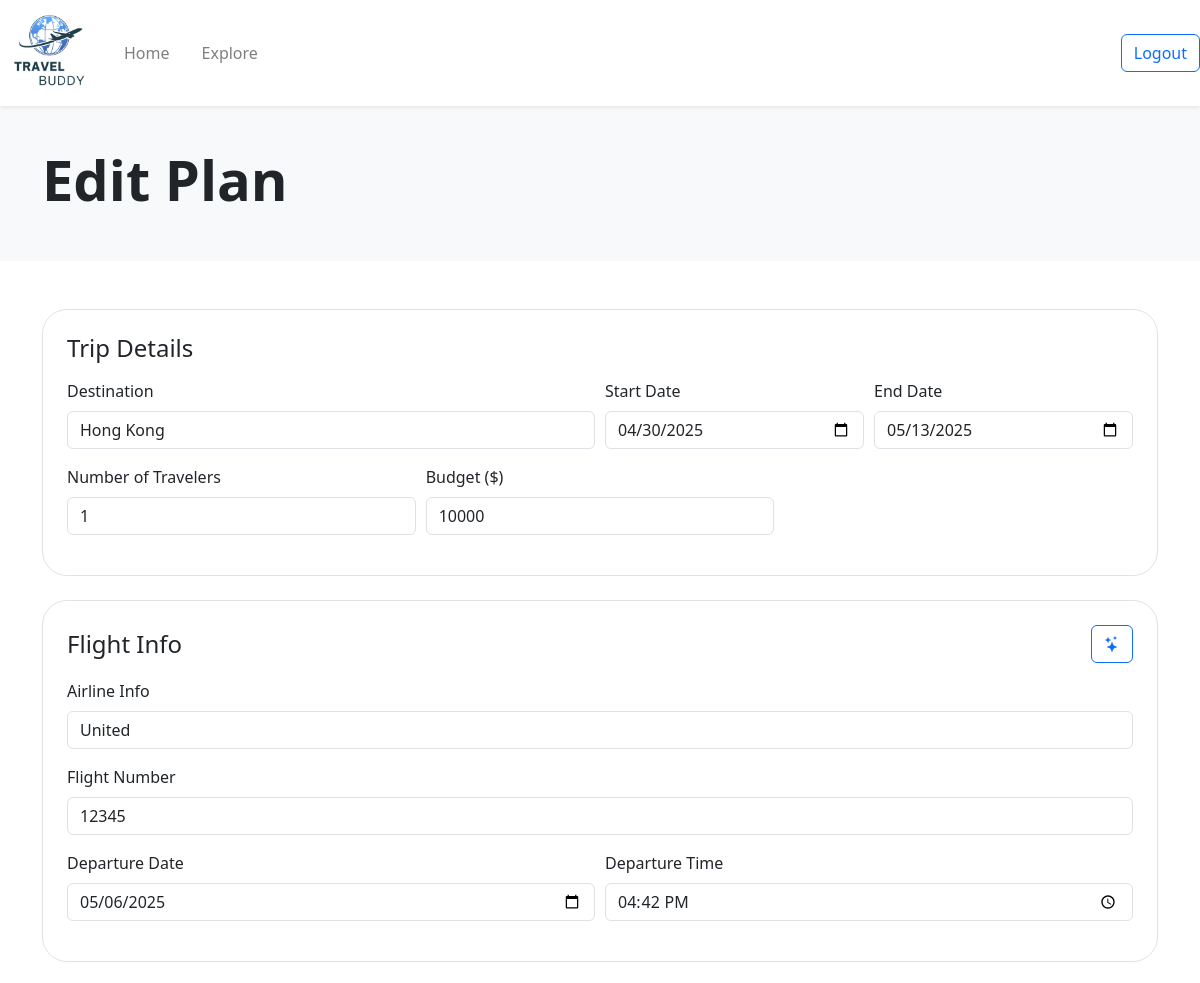
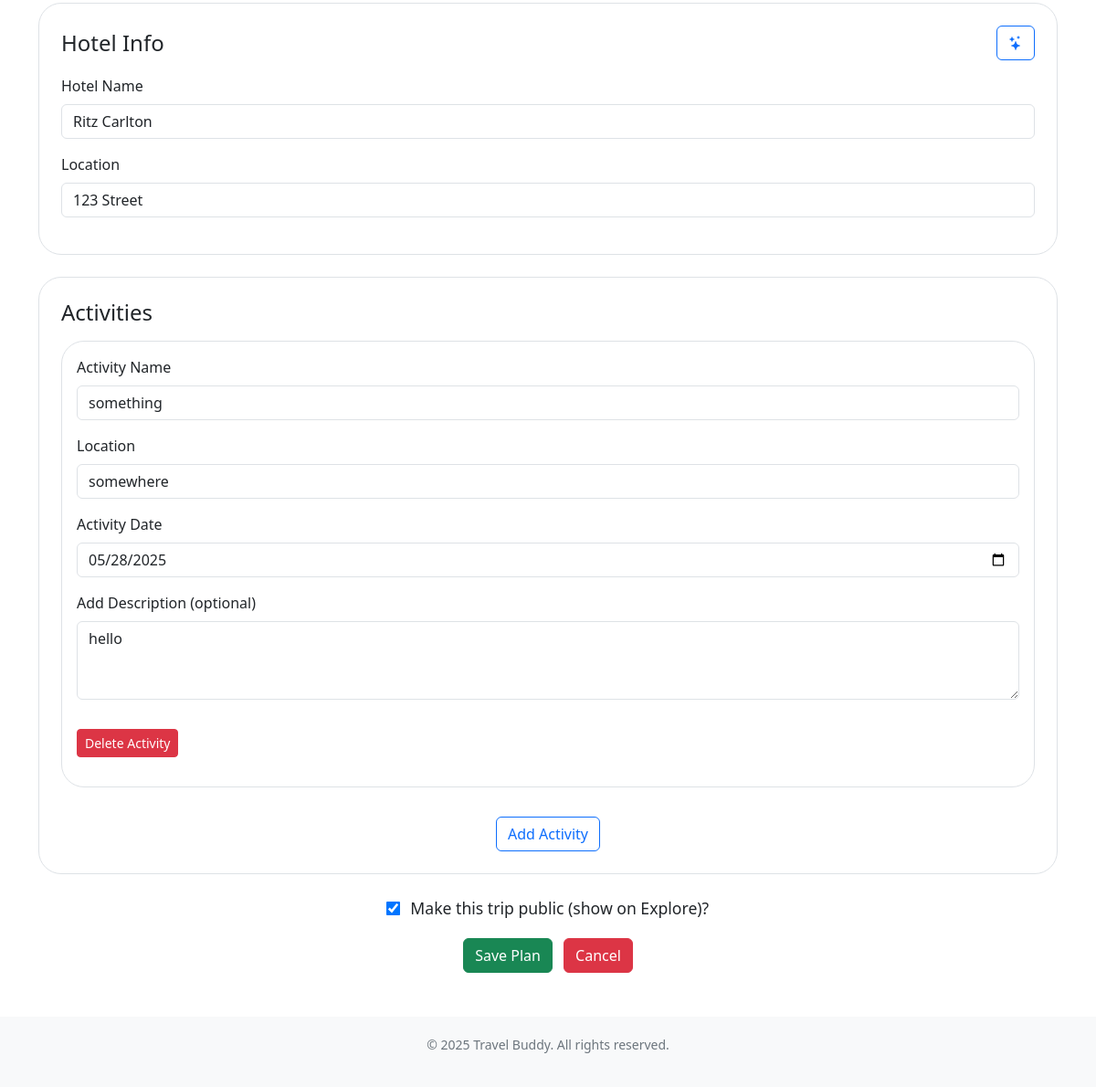
/edit-plan/1 (signed in), run on an earlier commit of the app's database (2 pictures, top to bottom).
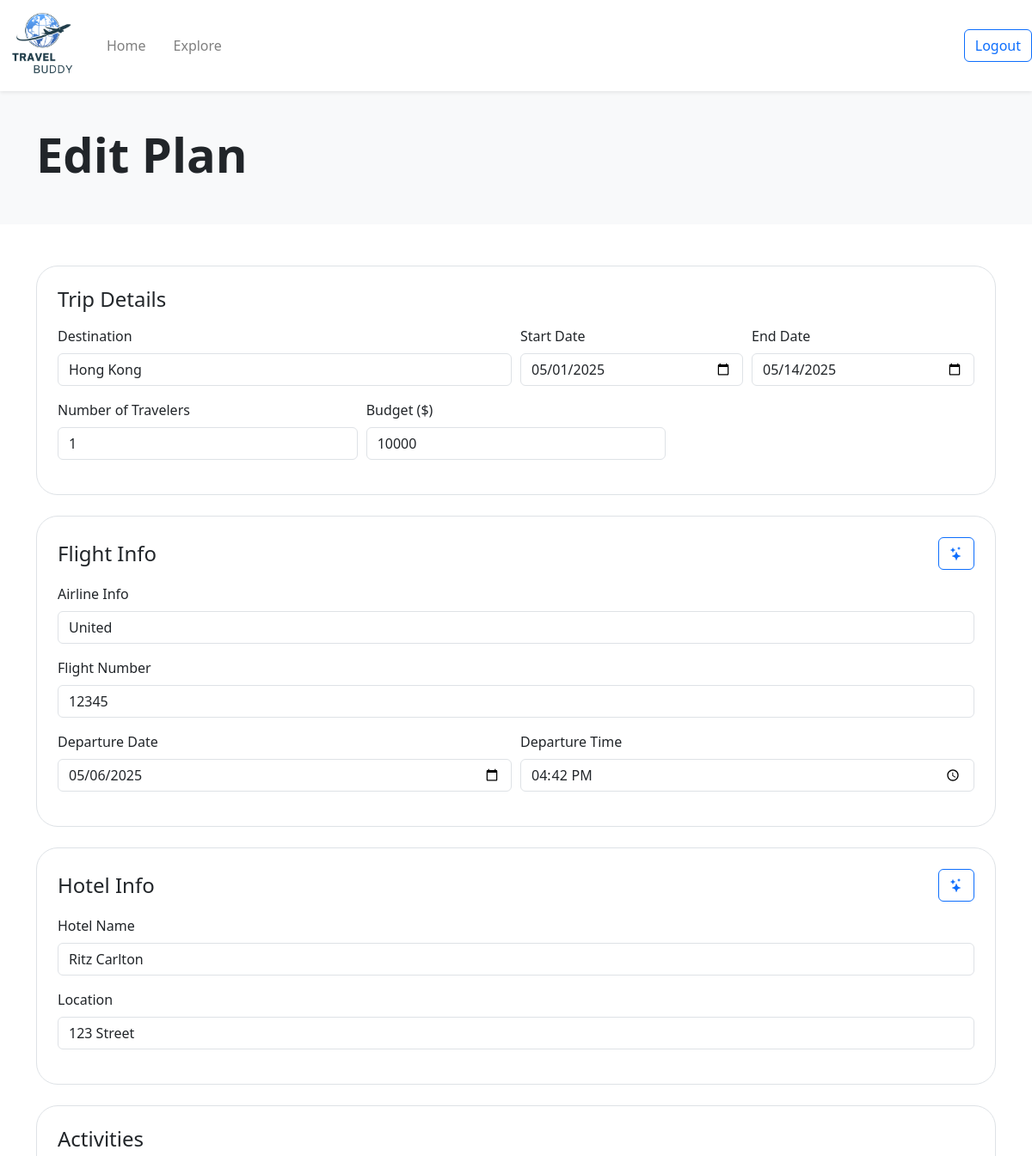
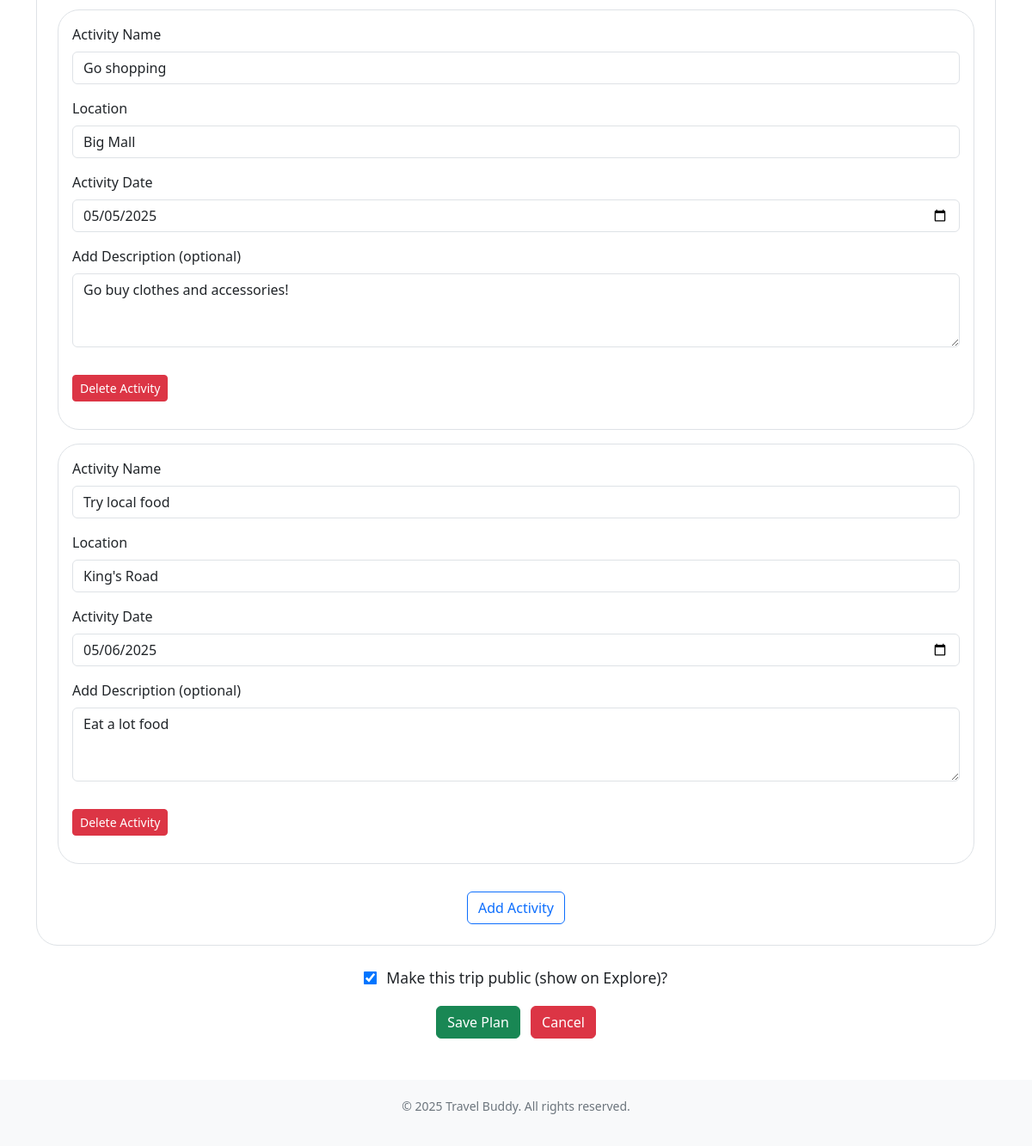
And on a later commit of the database (2 pictures, top to bottom).
### website/models.py (models this page shows)
class Trip(db.Model):
    __tablename__ = 'trip'
    id = db.Column(db.Integer, primary_key=True)
    destination = db.Column(db.String(200), nullable=False)
    start_date = db.Column(db.Date, nullable=False)
    end_date = db.Column(db.Date, nullable=False)
    travelers = db.Column(db.Integer)
    budget = db.Column(db.Integer)
    public = db.Column(db.Boolean, default=False)  # for sharing on explore page (False = private, True = public)
    user_id = db.Column(db.Integer, db.ForeignKey('user.id'))           # each trip belongs to a user
    flights = db.relationship('Flight', backref='trip', cascade="all, delete-orphan")
    hotels = db.relationship('Hotel', backref='trip', cascade="all, delete-orphan")
    activities = db.relationship('Activity', backref='trip', cascade="all, delete-orphan")
    bookings = db.relationship('Booking', backref='trip', cascade="all, delete-orphan")

class Activity(db.Model):
    __tablename__ = 'activity'
    id = db.Column(db.Integer, primary_key=True)
    activity_name = db.Column(db.String(200), nullable=False)
    location = db.Column(db.String(200), nullable=False)
    date = db.Column(db.Date, nullable=False)
    description = db.Column(db.String(500))
    trip_id = db.Column(db.Integer, db.ForeignKey('trip.id', ondelete="CASCADE"))

### website/views.py (the view)
@views.route('/edit-plan/<int:trip_id>', methods=['GET'])
@login_required
def edit_plan(trip_id):
    trip = Trip.query.get_or_404(trip_id)
    flight = Flight.query.filter_by(trip_id=trip_id).first()
    hotel = Hotel.query.filter_by(trip_id=trip_id).first()
    activities = Activity.query.filter_by(trip_id=trip_id).all()
    if trip.user_id != current_user.id:
        abort(403)
    return render_template("edit-plan.html", user=current_user, trip=trip, flight=flight, hotel=hotel, activities=activities)

### website/__init__.py (called while the page is built)
def create_app():
    app = Flask(__name__)
    app.config['SECRET_KEY'] = 'asdfa asdfa'
    app.config['SQLALCHEMY_DATABASE_URI'] = f'sqlite:///{DB_NAME}'
    app.config['DATABASE'] = os.path.join(app.instance_path, DB_NAME)
    db.init_app(app)
    from .views import views
    from .auth import auth
    app.register_blueprint(views, url_prefix='/')
    app.register_blueprint(auth, url_prefix='/')
    from .models import User
    with app.app_context():
        if not path.exists(DB_NAME):
            db.create_all()
            print("Database created successfully")
    login_manager = LoginManager()
    login_manager.login_view = 'auth.login'
    login_manager.init_app(app)
    @login_manager.user_loader
    def load_user(id):
        return User.query.get(int(id))
    return app

### website/templates/edit-plan.html (shortened to what the changed rows need)
<!DOCTYPE html>
<html>
  <head>
    <link rel="stylesheet" href="https://stackpath.bootstrapcdn.com/bootstrap/4.4.1/css/bootstrap.min.css" />
    <link href="https://cdn.jsdelivr.net/npm/bootstrap-icons/font/bootstrap-icons.css" rel="stylesheet" />
    <link rel="stylesheet" href="https://stackpath.bootstrapcdn.com/font-awesome/4.7.0/css/font-awesome.min.css" />
    <link href="https://cdn.jsdelivr.net/npm/bootstrap@5.3.3/dist/css/bootstrap.min.css" rel="stylesheet" />
  </head>
  <body class="min-vh-100 d-flex flex-column">
    <section class="hero">
      <div class="container">
        <h1 class="display-4 font-weight-bold">Edit Plan</h1>
      </div>
    </section>
    <section>
      <form id="form-container" method="POST" action="{{ url_for('views.update_plan') }}" class="container my-5">
        <div class="card mb-4 p-4">
          <div class="form-row">
            <div class="form-group col-md-6">
              <label for="destination">Destination</label>
              <input type="text" class="form-control" name="destination" id="destination" value="{{trip.destination}}" />
            </div>
            <div class="form-group col-md-3">
              <label for="startDate">Start Date</label>
              <input type="date" class="form-control" name="startDate" id="startDate" value="{{trip.start_date}}" />
            </div>
            <div class="form-group col-md-3">
              <label for="endDate">End Date</label>
              <input type="date" class="form-control" name="endDate" id="endDate" value="{{trip.end_date}}" />
            </div>
          </div>
          <div class="form-row">
            <div class="form-group col-md-4">
              <label for="travelers">Number of Travelers</label>
              <input type="number" class="form-control" name="travelers" id="travelers" value="{{trip.travelers}}" min="1" />
            </div>
            <div class="form-group col-md-4">
              <label for="budget">Budget ($)</label>
              <input type="number" class="form-control" name="budget" id="budget" value="{{trip.budget}}" />
            </div>
          </div>
        </div>
        <div class="card mb-4 p-4">
          <div id="activity-container">
            {% for activity in activities %}
            <div class="card mb-3 p-3 activity-section" data-id="{{ activity.id }}">
              <div class="form-group">
                <label>Activity Name</label>
                <input type="text" class="form-control" name="activity_name[]" value="{{activity.activity_name}}" />
              </div>
              <div class="form-group">
                <label>Location</label>
                <input type="text" class="form-control" name="activity_location[]" value="{{activity.location}}" />
              </div>
              <div class="form-group">
                <label>Activity Date</label>
                <input type="date" class="form-control" name="activity_date[]" value="{{activity.date}}" />
              </div>
              <div class="form-group">
                <label>Add Description (optional)</label>
                <textarea class="form-control" name="activity_description[]" rows="3">{{activity.description}}</textarea>
              </div>
              <div class="d-flex justify-content-start mt-3 mb-3">
                <button type="button" class="btn btn-danger btn-sm delete-activity-btn" data-bs-toggle="modal" data-bs-target="#confirmDeleteModal-{{ activity.id }}" onclick="event.stopPropagation();">Delete Activity</button>
              </div>
            </div>
            {% endfor %}
          </div>
        </div>
        <label class="public-checkbox">
          <input class="big-checkbox" type="checkbox" name="public" {% if trip.public %} checked {% endif %} />
          Make this trip public (show on Explore)?
        </label>
      </form>
    </section>
  </body>
</html>

What changed in the data, as far as the page shows it:
changed Trip "Hong Kong": startDate "04/30/2025" → "05/01/2025"; endDate "05/13/2025" → "05/14/2025"
changed Activity: activity_name "something" → "Go shopping"; location "somewhere" → "Big Mall"; date "05/28/2025" → "05/05/2025"; description "hello" → "Go buy clothes and accessories!"
added Activity: activity_name "Try local food", location "King's Road", date "05/06/2025", description "Eat a lot food"
